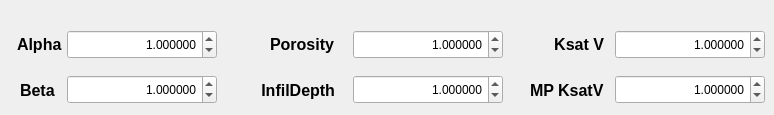
   <widget class="QWidget" name="tab_1">
    <attribute name="title">
     <string>    Soils    </string>
    </attribute>
    <widget class="QDoubleSpinBox" name="doubleSpinBoxS_Beta">
     <property name="geometry">
      <rect>
       <x>67</x>
       <y>75</y>
       <width>150</width>
       <height>29</height>
      </rect>
     </property>
     <property name="alignment">
      <set>Qt::AlignRight|Qt::AlignTrailing|Qt::AlignVCenter</set>
     </property>
     <property name="decimals">
      <number>6</number>
     </property>
     <property name="maximum">
      <double>99.000000000000000</double>
     </property>
     <property name="singleStep">
      <double>0.100000000000000</double>
     </property>
     <property name="value">
      <double>1.000000000000000</double>
     </property>
    </widget>
    <widget class="QLabel" name="textLabel1_20">
     <property name="geometry">
      <rect>
       <x>263</x>
       <y>29</y>
       <width>71</width>
       <height>31</height>
      </rect>
     </property>
     <property name="font">
      <font>
       <pointsize>12</pointsize>
       <weight>75</weight>
       <bold>true</bold>
      </font>
     </property>
     <property name="text">
      <string>Porosity</string>
     </property>
     <property name="alignment">
      <set>Qt::AlignRight|Qt::AlignTrailing|Qt::AlignVCenter</set>
     </property>
    </widget>
    <widget class="QLabel" name="textLabel1_21">
     <property name="geometry">
      <rect>
       <x>530</x>
       <y>75</y>
       <width>81</width>
       <height>31</height>
      </rect>
     </property>
     <property name="font">
      <font>
       <pointsize>12</pointsize>
       <weight>75</weight>
       <bold>true</bold>
      </font>
     </property>
     <property name="text">
      <string>MP KsatV</string>
     </property>
    </widget>
    <widget class="QLabel" name="textLabel1_22">
     <property name="geometry">
      <rect>
       <x>533</x>
       <y>29</y>
       <width>71</width>
       <height>31</height>
      </rect>
     </property>
     <property name="font">
      <font>
       <pointsize>12</pointsize>
       <weight>75</weight>
       <bold>true</bold>
      </font>
     </property>
     <property name="text">
      <string>Ksat V</string>
     </property>
     <property name="alignment">
      <set>Qt::AlignRight|Qt::AlignTrailing|Qt::AlignVCenter</set>
     </property>
    </widget>
    <widget class="QDoubleSpinBox" name="doubleSpinBoxS_KsatV">
     <property name="geometry">
      <rect>
       <x>615</x>
       <y>30</y>
       <width>150</width>
       <height>29</height>
      </rect>
     </property>
     <property name="alignment">
      <set>Qt::AlignRight|Qt::AlignTrailing|Qt::AlignVCenter</set>
     </property>
     <property name="decimals">
      <number>6</number>
     </property>
     <property name="maximum">
      <double>99.000000000000000</double>
     </property>
     <property name="singleStep">
      <double>0.100000000000000</double>
     </property>
     <property name="value">
      <double>1.000000000000000</double>
     </property>
    </widget>
    <widget class="QDoubleSpinBox" name="doubleSpinBoxS_Porosity">
     <property name="geometry">
      <rect>
       <x>353</x>
       <y>30</y>
       <width>150</width>
       <height>29</height>
      </rect>
     </property>
     <property name="alignment">
      <set>Qt::AlignRight|Qt::AlignTrailing|Qt::AlignVCenter</set>
     </property>
     <property name="decimals">
      <number>6</number>
     </property>
     <property name="maximum">
      <double>99.000000000000000</double>
     </property>
     <property name="singleStep">
      <double>0.100000000000000</double>
     </property>
     <property name="value">
      <double>1.000000000000000</double>
     </property>
    </widget>
    <widget class="QDoubleSpinBox" name="doubleSpinBoxS_MPKsatV">
     <property name="geometry">
      <rect>
       <x>615</x>
       <y>75</y>
       <width>150</width>
       <height>29</height>
      </rect>
     </property>
     <property name="alignment">
      <set>Qt::AlignRight|Qt::AlignTrailing|Qt::AlignVCenter</set>
     </property>
     <property name="decimals">
      <number>6</number>
     </property>
     <property name="maximum">
      <double>99.000000000000000</double>
     </property>
     <property name="singleStep">
      <double>0.100000000000000</double>
     </property>
     <property name="value">
      <double>1.000000000000000</double>
     </property>
    </widget>
    <widget class="QLabel" name="textLabel1_23">
     <property name="geometry">
      <rect>
       <x>17</x>
       <y>29</y>
       <width>71</width>
       <height>31</height>
      </rect>
     </property>
     <property name="font">
      <font>
       <pointsize>12</pointsize>
       <weight>75</weight>
       <bold>true</bold>
      </font>
     </property>
     <property name="text">
      <string>Alpha</string>
     </property>
    </widget>
    <widget class="QLabel" name="textLabel1_24">
     <property name="geometry">
      <rect>
       <x>20</x>
       <y>75</y>
       <width>71</width>
       <height>31</height>
      </rect>
     </property>
     <property name="font">
      <font>
       <pointsize>12</pointsize>
       <weight>75</weight>
       <bold>true</bold>
      </font>
     </property>
     <property name="text">
      <string>Beta</string>
     </property>
    </widget>
    <widget class="QDoubleSpinBox" name="doubleSpinBoxS_InfilDepth">
     <property name="geometry">
      <rect>
       <x>353</x>
       <y>75</y>
       <width>150</width>
       <height>29</height>
      </rect>
     </property>
     <property name="alignment">
      <set>Qt::AlignRight|Qt::AlignTrailing|Qt::AlignVCenter</set>
     </property>
     <property name="decimals">
      <number>6</number>
     </property>
     <property name="maximum">
      <double>99.000000000000000</double>
     </property>
     <property name="singleStep">
      <double>0.100000000000000</double>
     </property>
     <property name="value">
      <double>1.000000000000000</double>
     </property>
    </widget>
    <widget class="QLabel" name="textLabel1_25">
     <property name="geometry">
      <rect>
       <x>254</x>
       <y>75</y>
       <width>81</width>
       <height>31</height>
      </rect>
     </property>
     <property name="font">
      <font>
       <pointsize>12</pointsize>
       <weight>75</weight>
       <bold>true</bold>
      </font>
     </property>
     <property name="text">
      <string>InfilDepth</string>
     </property>
     <property name="alignment">
      <set>Qt::AlignRight|Qt::AlignTrailing|Qt::AlignVCenter</set>
     </property>
    </widget>
    <widget class="QDoubleSpinBox" name="doubleSpinBoxS_Alpha">
     <property name="geometry">
      <rect>
       <x>67</x>
       <y>30</y>
       <width>150</width>
       <height>29</height>
      </rect>
     </property>
     <property name="alignment">
      <set>Qt::AlignRight|Qt::AlignTrailing|Qt::AlignVCenter</set>
     </property>
     <property name="decimals">
      <number>6</number>
     </property>
     <property name="maximum">
      <double>99.000000000000000</double>
     </property>
     <property name="singleStep">
      <double>0.100000000000000</double>
     </property>
     <property name="value">
      <double>1.000000000000000</double>
     </property>
    </widget>
   </widget>
